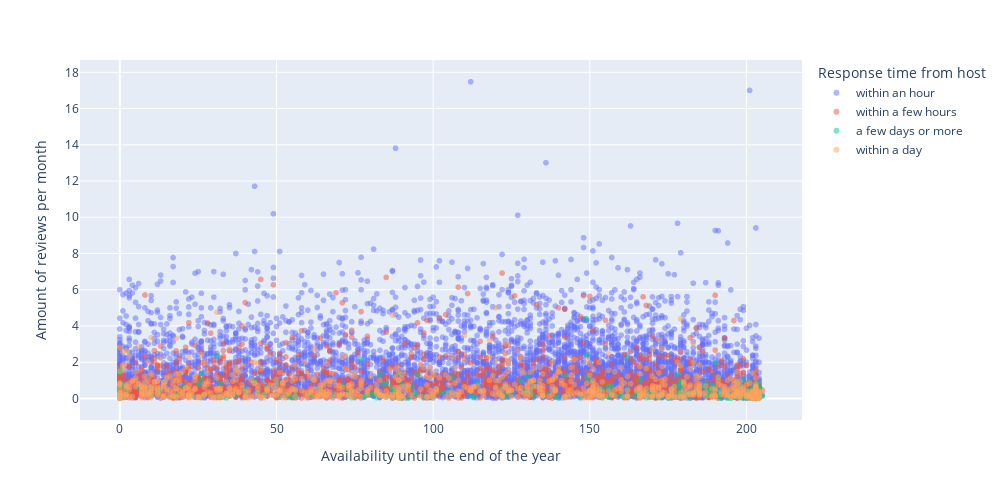

The notebook cell saved with this chart:
### Code cell
import plotly.express as px

fig = px.scatter(
    x,
    x="availability_eoy",
    y="reviews_per_month",
    color="host_response_time",
    opacity=0.5,
    width=1000,
    height=500,
    labels={"host_response_time": "Response time from host"}
)

fig.update_layout(
    yaxis_title="Amount of reviews per month",
    xaxis_title="Availability until the end of the year"
)

fig.show()

### Figure 1 — Plotly figure (JSON) as saved in the notebook; plotly's stock layout.template omitted (floating-point values rounded to 4 significant figures; data arrays with more than 128 entries replaced by an {"elided": "..."} marker saying what was removed)
{"data": [{"hovertemplate": "Response time from host=within an hour<br>availability_eoy=%{x}<br>reviews_per_month=%{y}<extra></extra>", "legendgroup": "within an hour", "marker": {"color": "#636efa", "opacity": 0.5, "symbol": "circle"}, "mode": "markers", "name": "within an hour", "showlegend": true, "type": "scattergl", "x": {"elided": "6561 int values"}, "xaxis": "x", "y": {"elided": "6561 float values"}, "yaxis": "y"}, {"hovertemplate": "Response time from host=within a few hours<br>availability_eoy=%{x}<br>reviews_per_month=%{y}<extra></extra>", "legendgroup": "within a few hours", "marker": {"color": "#EF553B", "opacity": 0.5, "symbol": "circle"}, "mode": "markers", "name": "within a few hours", "showlegend": true, "type": "scattergl", "x": {"elided": "1381 int values"}, "xaxis": "x", "y": {"elided": "1381 float values"}, "yaxis": "y"}, {"hovertemplate": "Response time from host=a few days or more<br>availability_eoy=%{x}<br>reviews_per_month=%{y}<extra></extra>", "legendgroup": "a few days or more", "marker": {"color": "#00cc96", "opacity": 0.5, "symbol": "circle"}, "mode": "markers", "name": "a few days or more", "showlegend": true, "type": "scattergl", "x": {"elided": "312 int values"}, "xaxis": "x", "y": {"elided": "312 float values"}, "yaxis": "y"}, {"hovertemplate": "Response time from host=within a day<br>availability_eoy=%{x}<br>reviews_per_month=%{y}<extra></extra>", "legendgroup": "within a day", "marker": {"color": "#FFA15A", "opacity": 0.5, "symbol": "circle"}, "mode": "markers", "name": "within a day", "showlegend": true, "type": "scattergl", "x": {"elided": "872 int values"}, "xaxis": "x", "y": {"elided": "872 float values"}, "yaxis": "y"}], "layout": {"height": 500, "legend": {"title": {"text": "Response time from host"}, "tracegroupgap": 0}, "margin": {"t": 60}, "width": 1000, "xaxis": {"anchor": "y", "domain": [0, 1], "title": {"text": "Availability until the end of the year"}}, "yaxis": {"anchor": "x", "domain": [0, 1], "title": {"text": "Amount of reviews per month"}}}}
